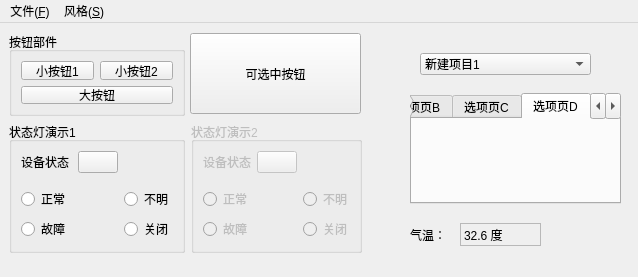
<?xml version="1.0" encoding="UTF-8"?>
<ui version="4.0">
 <class>StyleMainWindow</class>
 <widget class="QMainWindow" name="StyleMainWindow">
  <property name="geometry">
   <rect>
    <x>0</x>
    <y>0</y>
    <width>638</width>
    <height>277</height>
   </rect>
  </property>
  <property name="windowTitle">
   <string>MainWindow</string>
  </property>
  <widget class="QWidget" name="centralwidget">
   <widget class="QGroupBox" name="groupBox">
    <property name="geometry">
     <rect>
      <x>9</x>
      <y>9</y>
      <width>176</width>
      <height>84</height>
     </rect>
    </property>
    <property name="title">
     <string>按钮部件</string>
    </property>
    <layout class="QGridLayout" name="gridLayout">
     <item row="0" column="0">
      <widget class="QPushButton" name="pushButton">
       <property name="text">
        <string>小按钮1</string>
       </property>
      </widget>
     </item>
     <item row="0" column="1">
      <widget class="QPushButton" name="pushButton_2">
       <property name="text">
        <string>小按钮2</string>
       </property>
      </widget>
     </item>
     <item row="1" column="0" colspan="2">
      <widget class="QPushButton" name="pushButton_3">
       <property name="sizePolicy">
        <sizepolicy hsizetype="Minimum" vsizetype="Expanding">
         <horstretch>0</horstretch>
         <verstretch>0</verstretch>
        </sizepolicy>
       </property>
       <property name="text">
        <string>大按钮</string>
       </property>
      </widget>
     </item>
    </layout>
   </widget>
   <widget class="QPushButton" name="pushButton_4">
    <property name="geometry">
     <rect>
      <x>190</x>
      <y>10</y>
      <width>171</width>
      <height>81</height>
     </rect>
    </property>
    <property name="text">
     <string>可选中按钮</string>
    </property>
    <property name="checkable">
     <bool>true</bool>
    </property>
   </widget>
   <widget class="QGroupBox" name="groupBox_2">
    <property name="geometry">
     <rect>
      <x>9</x>
      <y>99</y>
      <width>176</width>
      <height>131</height>
     </rect>
    </property>
    <property name="title">
     <string>状态灯演示1</string>
    </property>
    <layout class="QGridLayout" name="gridLayout_2">
     <item row="3" column="0">
      <widget class="QRadioButton" name="fineRadioBtn">
       <property name="text">
        <string>正常</string>
       </property>
      </widget>
     </item>
     <item row="3" column="2">
      <widget class="QRadioButton" name="unknownRadioBtn">
       <property name="text">
        <string>不明</string>
       </property>
      </widget>
     </item>
     <item row="4" column="0">
      <widget class="QRadioButton" name="faultRadioBtn">
       <property name="text">
        <string>故障</string>
       </property>
      </widget>
     </item>
     <item row="4" column="2">
      <widget class="QRadioButton" name="closedRadioBtn">
       <property name="text">
        <string>关闭</string>
       </property>
      </widget>
     </item>
     <item row="2" column="0">
      <spacer name="verticalSpacer">
       <property name="orientation">
        <enum>Qt::Vertical</enum>
       </property>
       <property name="sizeHint" stdset="0">
        <size>
         <width>20</width>
         <height>40</height>
        </size>
       </property>
      </spacer>
     </item>
     <item row="0" column="0">
      <widget class="QLabel" name="label">
       <property name="text">
        <string>设备状态：</string>
       </property>
      </widget>
     </item>
     <item row="0" column="1">
      <widget class="CRoundPushBtn" name="statPushBtn">
       <property name="text">
        <string/>
       </property>
      </widget>
     </item>
    </layout>
   </widget>
   <widget class="QGroupBox" name="groupBox_3">
    <property name="enabled">
     <bool>false</bool>
    </property>
    <property name="geometry">
     <rect>
      <x>191</x>
      <y>99</y>
      <width>171</width>
      <height>131</height>
     </rect>
    </property>
    <property name="title">
     <string>状态灯演示2</string>
    </property>
    <layout class="QGridLayout" name="gridLayout_3">
     <item row="3" column="0">
      <widget class="QRadioButton" name="radioButton_4">
       <property name="text">
        <string>正常</string>
       </property>
      </widget>
     </item>
     <item row="3" column="2">
      <widget class="QRadioButton" name="radioButton_6">
       <property name="text">
        <string>不明</string>
       </property>
      </widget>
     </item>
     <item row="4" column="0">
      <widget class="QRadioButton" name="radioButton_7">
       <property name="text">
        <string>故障</string>
       </property>
      </widget>
     </item>
     <item row="4" column="2">
      <widget class="QRadioButton" name="radioButton_8">
       <property name="text">
        <string>关闭</string>
       </property>
      </widget>
     </item>
     <item row="2" column="0">
      <spacer name="verticalSpacer_2">
       <property name="orientation">
        <enum>Qt::Vertical</enum>
       </property>
       <property name="sizeHint" stdset="0">
        <size>
         <width>20</width>
         <height>40</height>
        </size>
       </property>
      </spacer>
     </item>
     <item row="0" column="0">
      <widget class="QLabel" name="label_2">
       <property name="text">
        <string>设备状态：</string>
       </property>
      </widget>
     </item>
     <item row="0" column="1">
      <widget class="QPushButton" name="pushButton_6">
       <property name="text">
        <string/>
       </property>
      </widget>
     </item>
    </layout>
   </widget>
   <widget class="QComboBox" name="comboBox">
    <property name="geometry">
     <rect>
      <x>420</x>
      <y>30</y>
      <width>171</width>
      <height>22</height>
     </rect>
    </property>
    <item>
     <property name="text">
      <string>新建项目1</string>
     </property>
    </item>
    <item>
     <property name="text">
      <string>新建项目2</string>
     </property>
    </item>
    <item>
     <property name="text">
      <string>新建项目3</string>
     </property>
    </item>
   </widget>
   <widget class="QTabWidget" name="tabWidget">
    <property name="geometry">
     <rect>
      <x>410</x>
      <y>70</y>
      <width>211</width>
      <height>111</height>
     </rect>
    </property>
    <property name="currentIndex">
     <number>3</number>
    </property>
    <widget class="QWidget" name="sss">
     <attribute name="title">
      <string>选项页A</string>
     </attribute>
    </widget>
    <widget class="QWidget" name="sss">
     <attribute name="title">
      <string>选项页B</string>
     </attribute>
    </widget>
    <widget class="QWidget" name="sff">
     <attribute name="title">
      <string>选项页C</string>
     </attribute>
    </widget>
    <widget class="QWidget" name="fdd">
     <attribute name="title">
      <string>选项页D</string>
     </attribute>
    </widget>
    <widget class="QWidget" name="tab_2">
     <attribute name="title">
      <string>选项页B</string>
     </attribute>
    </widget>
   </widget>
   <widget class="QLabel" name="label_3">
    <property name="geometry">
     <rect>
      <x>410</x>
      <y>200</y>
      <width>41</width>
      <height>23</height>
     </rect>
    </property>
    <property name="text">
     <string>气温：</string>
    </property>
   </widget>
   <widget class="QLabel" name="label_4">
    <property name="geometry">
     <rect>
      <x>460</x>
      <y>200</y>
      <width>81</width>
      <height>23</height>
     </rect>
    </property>
    <property name="frameShape">
     <enum>QFrame::StyledPanel</enum>
    </property>
    <property name="text">
     <string>32.6 度</string>
    </property>
   </widget>
  </widget>
  <widget class="QMenuBar" name="menubar">
   <property name="geometry">
    <rect>
     <x>0</x>
     <y>0</y>
     <width>638</width>
     <height>23</height>
    </rect>
   </property>
   <widget class="QMenu" name="menu_F">
    <property name="title">
     <string>文件(&amp;F)</string>
    </property>
    <addaction name="action_X"/>
   </widget>
   <widget class="QMenu" name="menu_S">
    <property name="title">
     <string>风格(&amp;S)</string>
    </property>
    <addaction name="action_1"/>
    <addaction name="action_2"/>
    <addaction name="action_3"/>
   </widget>
   <addaction name="menu_F"/>
   <addaction name="menu_S"/>
  </widget>
  <action name="action_X">
   <property name="text">
    <string>退出(&amp;X)</string>
   </property>
  </action>
  <action name="action_1">
   <property name="text">
    <string>风格1</string>
   </property>
  </action>
  <action name="action_2">
   <property name="text">
    <string>风格2</string>
   </property>
  </action>
  <action name="action_3">
   <property name="text">
    <string>风格3</string>
   </property>
  </action>
 </widget>
 <customwidgets>
  <customwidget>
   <class>CRoundPushBtn</class>
   <extends>QPushButton</extends>
   <header>RoundPushBtn.h</header>
  </customwidget>
 </customwidgets>
 <resources/>
 <connections/>
</ui>
